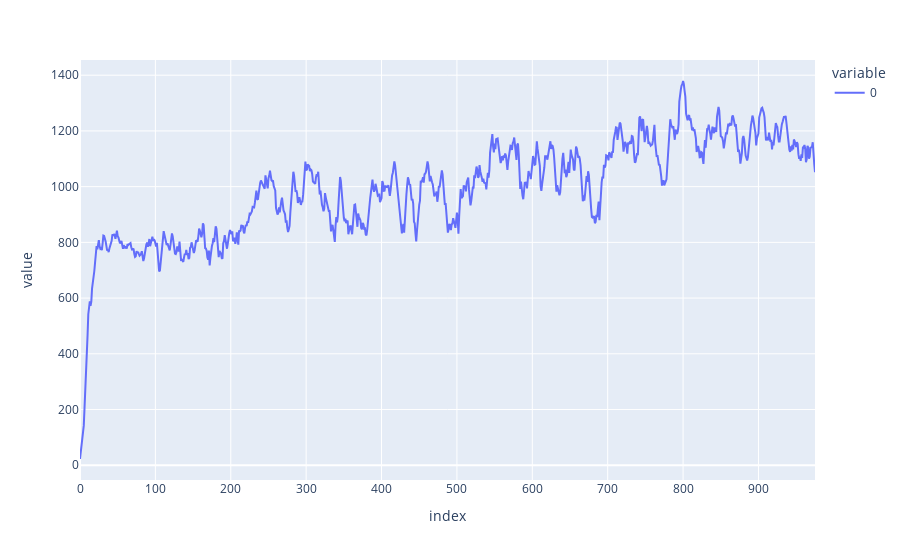

The cell this chart's notebook holds for it:
### Code cell
avg_ep_returns = pd.Series(
    outs["metrics"]["returned_episode_returns"].mean(axis=(0, 2, 3))
)
n_episodes = avg_ep_returns.shape[0]
px.line(avg_ep_returns)

### Figure 1 — Plotly figure (JSON) as saved in the notebook; plotly's stock layout.template omitted (floating-point values rounded to 4 significant figures; data arrays with more than 128 entries replaced by an {"elided": "..."} marker saying what was removed)
{"data": [{"hovertemplate": "variable=0<br>index=%{x}<br>value=%{y}<extra></extra>", "legendgroup": "0", "line": {"color": "#636efa", "dash": "solid"}, "marker": {"symbol": "circle"}, "mode": "lines", "name": "0", "orientation": "v", "showlegend": true, "type": "scatter", "x": {"elided": "976 int values"}, "xaxis": "x", "y": {"elided": "976 float values"}, "yaxis": "y"}], "layout": {"legend": {"title": {"text": "variable"}, "tracegroupgap": 0}, "margin": {"t": 60}, "xaxis": {"anchor": "y", "domain": [0, 1], "title": {"text": "index"}}, "yaxis": {"anchor": "x", "domain": [0, 1], "title": {"text": "value"}}}}
